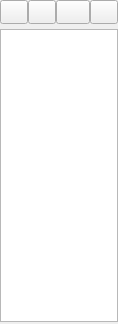
<?xml version="1.0" encoding="UTF-8"?>
<ui version="4.0">
 <class>List</class>
 <widget class="QWidget" name="List">
  <property name="geometry">
   <rect>
    <x>0</x>
    <y>0</y>
    <width>118</width>
    <height>324</height>
   </rect>
  </property>
  <layout class="QGridLayout" name="gridLayout">
   <property name="margin">
    <number>0</number>
   </property>
   <property name="spacing">
    <number>0</number>
   </property>
   <item row="0" column="0" colspan="2">
    <layout class="QHBoxLayout" name="horizontalLayout">
     <property name="spacing">
      <number>0</number>
     </property>
     <item>
      <widget class="QToolButton" name="pushList">
       <property name="minimumSize">
        <size>
         <width>28</width>
         <height>24</height>
        </size>
       </property>
       <property name="focusPolicy">
        <enum>Qt::NoFocus</enum>
       </property>
       <property name="toolTip">
        <string>List</string>
       </property>
       <property name="icon">
        <iconset resource="tht.qrc">
         <normaloff>:/images/list.png</normaloff>:/images/list.png</iconset>
       </property>
       <property name="popupMode">
        <enum>QToolButton::InstantPopup</enum>
       </property>
      </widget>
     </item>
     <item>
      <widget class="QToolButton" name="pushAdd">
       <property name="minimumSize">
        <size>
         <width>28</width>
         <height>24</height>
        </size>
       </property>
       <property name="focusPolicy">
        <enum>Qt::NoFocus</enum>
       </property>
       <property name="toolTip">
        <string>Add tickers</string>
       </property>
       <property name="icon">
        <iconset resource="tht.qrc">
         <normaloff>:/images/add.png</normaloff>:/images/add.png</iconset>
       </property>
       <property name="popupMode">
        <enum>QToolButton::InstantPopup</enum>
       </property>
      </widget>
     </item>
     <item>
      <widget class="QPushButton" name="pushSave">
       <property name="minimumSize">
        <size>
         <width>28</width>
         <height>24</height>
        </size>
       </property>
       <property name="focusPolicy">
        <enum>Qt::NoFocus</enum>
       </property>
       <property name="toolTip">
        <string>Save tickers</string>
       </property>
       <property name="icon">
        <iconset resource="tht.qrc">
         <normaloff>:/images/save.png</normaloff>:/images/save.png</iconset>
       </property>
      </widget>
     </item>
     <item>
      <widget class="QToolButton" name="pushSaveAs">
       <property name="minimumSize">
        <size>
         <width>28</width>
         <height>24</height>
        </size>
       </property>
       <property name="focusPolicy">
        <enum>Qt::NoFocus</enum>
       </property>
       <property name="toolTip">
        <string>Export tickers</string>
       </property>
       <property name="icon">
        <iconset resource="tht.qrc">
         <normaloff>:/images/export.png</normaloff>:/images/export.png</iconset>
       </property>
       <property name="popupMode">
        <enum>QToolButton::InstantPopup</enum>
       </property>
      </widget>
     </item>
     <item>
      <spacer name="horizontalSpacer">
       <property name="orientation">
        <enum>Qt::Horizontal</enum>
       </property>
       <property name="sizeHint" stdset="0">
        <size>
         <width>0</width>
         <height>20</height>
        </size>
       </property>
      </spacer>
     </item>
    </layout>
   </item>
   <item row="4" column="0" colspan="2">
    <widget class="QListWidget" name="list">
     <property name="sizePolicy">
      <sizepolicy hsizetype="Expanding" vsizetype="Expanding">
       <horstretch>0</horstretch>
       <verstretch>1</verstretch>
      </sizepolicy>
     </property>
     <property name="mouseTracking">
      <bool>true</bool>
     </property>
     <property name="editTriggers">
      <set>QAbstractItemView::EditKeyPressed</set>
     </property>
    </widget>
   </item>
   <item row="1" column="0">
    <spacer name="verticalSpacer_2">
     <property name="orientation">
      <enum>Qt::Vertical</enum>
     </property>
     <property name="sizeType">
      <enum>QSizePolicy::Fixed</enum>
     </property>
     <property name="sizeHint" stdset="0">
      <size>
       <width>20</width>
       <height>1</height>
      </size>
     </property>
    </spacer>
   </item>
   <item row="2" column="0" colspan="2">
    <widget class="QLabel" name="labelUnsaved">
     <property name="sizePolicy">
      <sizepolicy hsizetype="Preferred" vsizetype="Fixed">
       <horstretch>0</horstretch>
       <verstretch>0</verstretch>
      </sizepolicy>
     </property>
     <property name="minimumSize">
      <size>
       <width>0</width>
       <height>3</height>
      </size>
     </property>
     <property name="maximumSize">
      <size>
       <width>16777215</width>
       <height>3</height>
      </size>
     </property>
     <property name="autoFillBackground">
      <bool>true</bool>
     </property>
    </widget>
   </item>
   <item row="3" column="0">
    <spacer name="verticalSpacer_3">
     <property name="orientation">
      <enum>Qt::Vertical</enum>
     </property>
     <property name="sizeType">
      <enum>QSizePolicy::Fixed</enum>
     </property>
     <property name="sizeHint" stdset="0">
      <size>
       <width>20</width>
       <height>1</height>
      </size>
     </property>
    </spacer>
   </item>
   <item row="6" column="0">
    <widget class="QStackedWidget" name="stack">
     <property name="currentIndex">
      <number>0</number>
     </property>
     <widget class="QWidget" name="page">
      <layout class="QGridLayout" name="gridLayout_3">
       <property name="margin">
        <number>0</number>
       </property>
       <item row="0" column="0">
        <widget class="TickerMiniInput" name="widgetInput" native="true"/>
       </item>
      </layout>
     </widget>
     <widget class="QWidget" name="page_2">
      <layout class="QGridLayout" name="gridLayout_2">
       <property name="margin">
        <number>0</number>
       </property>
       <item row="0" column="0">
        <widget class="SearchTicker" name="widgetSearch" native="true"/>
       </item>
      </layout>
     </widget>
    </widget>
   </item>
   <item row="5" column="0">
    <spacer name="verticalSpacer">
     <property name="orientation">
      <enum>Qt::Vertical</enum>
     </property>
     <property name="sizeType">
      <enum>QSizePolicy::Fixed</enum>
     </property>
     <property name="sizeHint" stdset="0">
      <size>
       <width>20</width>
       <height>2</height>
      </size>
     </property>
    </spacer>
   </item>
  </layout>
 </widget>
 <customwidgets>
  <customwidget>
   <class>SearchTicker</class>
   <extends>QWidget</extends>
   <header>searchticker.h</header>
   <container>1</container>
   <slots>
    <signal>next()</signal>
    <signal>cancel()</signal>
    <signal>ticker(QString)</signal>
   </slots>
  </customwidget>
  <customwidget>
   <class>TickerMiniInput</class>
   <extends>QWidget</extends>
   <header>tickerminiinput.h</header>
   <container>1</container>
  </customwidget>
 </customwidgets>
 <tabstops>
  <tabstop>pushList</tabstop>
  <tabstop>pushAdd</tabstop>
  <tabstop>pushSave</tabstop>
  <tabstop>pushSaveAs</tabstop>
  <tabstop>list</tabstop>
 </tabstops>
 <resources>
  <include location="tht.qrc"/>
 </resources>
 <connections>
  <connection>
   <sender>pushSave</sender>
   <signal>clicked()</signal>
   <receiver>List</receiver>
   <slot>slotSave()</slot>
   <hints>
    <hint type="sourcelabel">
     <x>75</x>
     <y>17</y>
    </hint>
    <hint type="destinationlabel">
     <x>277</x>
     <y>115</y>
    </hint>
   </hints>
  </connection>
  <connection>
   <sender>list</sender>
   <signal>itemDoubleClicked(QListWidgetItem*)</signal>
   <receiver>List</receiver>
   <slot>loadItem()</slot>
   <hints>
    <hint type="sourcelabel">
     <x>60</x>
     <y>279</y>
    </hint>
    <hint type="destinationlabel">
     <x>182</x>
     <y>283</y>
    </hint>
   </hints>
  </connection>
  <connection>
   <sender>widgetSearch</sender>
   <signal>cancel()</signal>
   <receiver>List</receiver>
   <slot>stopSearching()</slot>
   <hints>
    <hint type="sourcelabel">
     <x>67</x>
     <y>317</y>
    </hint>
    <hint type="destinationlabel">
     <x>74</x>
     <y>400</y>
    </hint>
   </hints>
  </connection>
  <connection>
   <sender>widgetSearch</sender>
   <signal>next()</signal>
   <receiver>List</receiver>
   <slot>slotSearchTickerNext()</slot>
   <hints>
    <hint type="sourcelabel">
     <x>45</x>
     <y>311</y>
    </hint>
    <hint type="destinationlabel">
     <x>52</x>
     <y>414</y>
    </hint>
   </hints>
  </connection>
  <connection>
   <sender>widgetSearch</sender>
   <signal>ticker(QString)</signal>
   <receiver>List</receiver>
   <slot>slotSearchTicker(QString)</slot>
   <hints>
    <hint type="sourcelabel">
     <x>28</x>
     <y>316</y>
    </hint>
    <hint type="destinationlabel">
     <x>28</x>
     <y>409</y>
    </hint>
   </hints>
  </connection>
  <connection>
   <sender>list</sender>
   <signal>currentRowChanged(int)</signal>
   <receiver>List</receiver>
   <slot>slotCurrentRowChanged(int)</slot>
   <hints>
    <hint type="sourcelabel">
     <x>82</x>
     <y>242</y>
    </hint>
    <hint type="destinationlabel">
     <x>174</x>
     <y>242</y>
    </hint>
   </hints>
  </connection>
 </connections>
 <slots>
  <slot>slotSave()</slot>
  <slot>loadItem()</slot>
  <slot>stopSearching()</slot>
  <slot>slotSearchTickerNext()</slot>
  <slot>slotSearchTicker(QString)</slot>
  <slot>slotCurrentRowChanged(int)</slot>
 </slots>
</ui>
